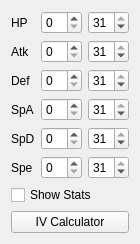
<?xml version="1.0" encoding="UTF-8"?>
<ui version="4.0">
 <class>IVFilter</class>
 <widget class="QWidget" name="IVFilter">
  <property name="geometry">
   <rect>
    <x>0</x>
    <y>0</y>
    <width>117</width>
    <height>236</height>
   </rect>
  </property>
  <layout class="QGridLayout" name="gridLayout">
   <item row="0" column="0">
    <widget class="QLabel" name="labelHP">
     <property name="text">
      <string>HP</string>
     </property>
    </widget>
   </item>
   <item row="0" column="1">
    <widget class="QSpinBox" name="spinBoxHPMin">
     <property name="maximum">
      <number>31</number>
     </property>
    </widget>
   </item>
   <item row="0" column="2">
    <widget class="QSpinBox" name="spinBoxHPMax">
     <property name="maximum">
      <number>31</number>
     </property>
     <property name="value">
      <number>31</number>
     </property>
    </widget>
   </item>
   <item row="1" column="0">
    <widget class="QLabel" name="labelAtk">
     <property name="text">
      <string>Atk</string>
     </property>
    </widget>
   </item>
   <item row="1" column="1">
    <widget class="QSpinBox" name="spinBoxAtkMin">
     <property name="maximum">
      <number>31</number>
     </property>
    </widget>
   </item>
   <item row="1" column="2">
    <widget class="QSpinBox" name="spinBoxAtkMax">
     <property name="maximum">
      <number>31</number>
     </property>
     <property name="value">
      <number>31</number>
     </property>
    </widget>
   </item>
   <item row="2" column="0">
    <widget class="QLabel" name="labelDef">
     <property name="text">
      <string>Def</string>
     </property>
    </widget>
   </item>
   <item row="2" column="1">
    <widget class="QSpinBox" name="spinBoxDefMin">
     <property name="maximum">
      <number>31</number>
     </property>
    </widget>
   </item>
   <item row="2" column="2">
    <widget class="QSpinBox" name="spinBoxDefMax">
     <property name="maximum">
      <number>31</number>
     </property>
     <property name="value">
      <number>31</number>
     </property>
    </widget>
   </item>
   <item row="3" column="0">
    <widget class="QLabel" name="labelSpA">
     <property name="text">
      <string>SpA</string>
     </property>
    </widget>
   </item>
   <item row="3" column="1">
    <widget class="QSpinBox" name="spinBoxSpAMin">
     <property name="maximum">
      <number>31</number>
     </property>
    </widget>
   </item>
   <item row="3" column="2">
    <widget class="QSpinBox" name="spinBoxSpAMax">
     <property name="maximum">
      <number>31</number>
     </property>
     <property name="value">
      <number>31</number>
     </property>
    </widget>
   </item>
   <item row="4" column="0">
    <widget class="QLabel" name="labelSpD">
     <property name="text">
      <string>SpD</string>
     </property>
    </widget>
   </item>
   <item row="4" column="1">
    <widget class="QSpinBox" name="spinBoxSpDMin">
     <property name="maximum">
      <number>31</number>
     </property>
    </widget>
   </item>
   <item row="4" column="2">
    <widget class="QSpinBox" name="spinBoxSpDMax">
     <property name="maximum">
      <number>31</number>
     </property>
     <property name="value">
      <number>31</number>
     </property>
    </widget>
   </item>
   <item row="5" column="0">
    <widget class="QLabel" name="labelSpe">
     <property name="text">
      <string>Spe</string>
     </property>
    </widget>
   </item>
   <item row="5" column="1">
    <widget class="QSpinBox" name="spinBoxSpeMin">
     <property name="maximum">
      <number>31</number>
     </property>
    </widget>
   </item>
   <item row="5" column="2">
    <widget class="QSpinBox" name="spinBoxSpeMax">
     <property name="maximum">
      <number>31</number>
     </property>
     <property name="value">
      <number>31</number>
     </property>
    </widget>
   </item>
   <item row="6" column="0" colspan="3">
    <widget class="QCheckBox" name="checkBoxShowStats">
     <property name="text">
      <string>Show Stats</string>
     </property>
    </widget>
   </item>
   <item row="7" column="0" colspan="3">
    <widget class="QPushButton" name="pushButtonIVCalculator">
     <property name="text">
      <string>IV Calculator</string>
     </property>
    </widget>
   </item>
  </layout>
 </widget>
 <tabstops>
  <tabstop>spinBoxHPMin</tabstop>
  <tabstop>spinBoxHPMax</tabstop>
  <tabstop>spinBoxAtkMin</tabstop>
  <tabstop>spinBoxAtkMax</tabstop>
  <tabstop>spinBoxDefMin</tabstop>
  <tabstop>spinBoxDefMax</tabstop>
  <tabstop>spinBoxSpAMin</tabstop>
  <tabstop>spinBoxSpAMax</tabstop>
  <tabstop>spinBoxSpDMin</tabstop>
  <tabstop>spinBoxSpDMax</tabstop>
  <tabstop>spinBoxSpeMin</tabstop>
  <tabstop>spinBoxSpeMax</tabstop>
  <tabstop>checkBoxShowStats</tabstop>
  <tabstop>pushButtonIVCalculator</tabstop>
 </tabstops>
 <resources/>
 <connections/>
</ui>
